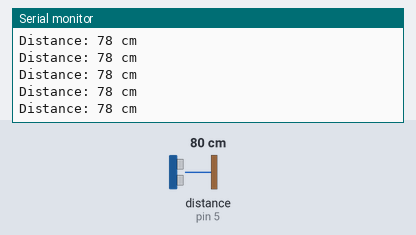
Bench run of a sketch on a simulated Arduino Nano, built with avr-gcc and run on an emulated ATmega328P. Parts: the last lines printed to the serial monitor. Wiring (inferred from the names in the program): ultrasonic range finder: trigger pin 4; echo pin 5. The test bench sets the inputs (shaded band); at power-on: distance to the obstacle (sensor on pin 5) 80 cm. The echo pulse lasts 58.3 µs per cm.

Above: at 1.2 s.
1.3 s: distance to the obstacle (sensor on pin 5) set to 12 cm
At 2.4 s:
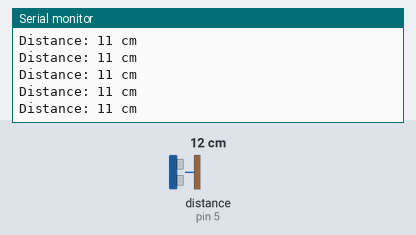
4.3 s: distance to the obstacle (sensor on pin 5) set to 9 cm
At 5.3 s:
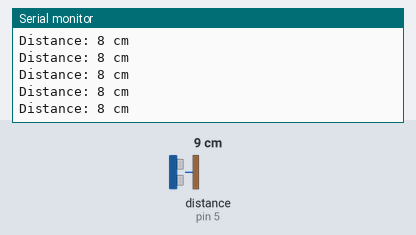
Timing chart, 0 to 7.3 s (numbered marks = the images above; inputs shaded):
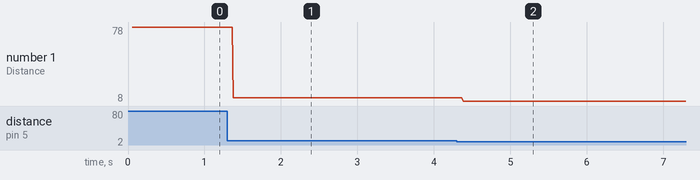

Measured:
- after the input at 1.3 s, the serial monitor: prints a new line after 0.08 s (image 1)
- after the input at 4.3 s, the serial monitor: prints a new line after 0.08 s (image 2)
- plotted number 1: 78 → 11 after the input at 1.3 s, 11 → 8 after the input at 4.3 s

The sketch:

MEH_ultrasonic_handtriggert.ino
```cpp
// ---------------------------------------------------------------- //
// Arduino Ultrasoninc Sensor HC-SR04
// Re-writed by Arbi Abdul Jabbaar
// Using Arduino IDE 1.8.7
// Using HC-SR04 Module
// Tested on 17 September 2019
// ---------------------------------------------------------------- //

#define echoPin 5 // attach pin D2 Arduino to pin Echo of HC-SR04
#define trigPin 4 //attach pin D3 Arduino to pin Trig of HC-SR04

// defines variables
long duration; // variable for the duration of sound wave travel
int distance; // variable for the distance measurement

void setup() {
  pinMode(trigPin, OUTPUT); // Sets the trigPin as an OUTPUT
  pinMode(echoPin, INPUT); // Sets the echoPin as an INPUT
  Serial.begin(9600); // // Serial Communication is starting with 9600 of baudrate speed
  Serial.println("Ultrasonic Sensor HC-SR04 Test"); // print some text in Serial Monitor
  Serial.println("with Arduino NANO");
}
void loop() {
  // Clears the trigPin condition
  digitalWrite(trigPin, LOW);
  delayMicroseconds(2);

  // Sets the trigPin HIGH (ACTIVE) for 10 microseconds
  digitalWrite(trigPin, HIGH);
  delayMicroseconds(10);
  digitalWrite(trigPin, LOW);

  // Reads the echoPin, returns the sound wave travel time in microseconds
  duration = pulseIn(echoPin, HIGH);

  // Calculating the distance
  distance = duration * 0.034 / 2; // Speed of sound wave divided by 2 (go and back)

  // Displays the distance on the Serial Monitor for troubleshooting
  Serial.print("Distance: ");
  Serial.print(distance);
  Serial.println(" cm");

  if(distance<10)
  {
    //ADD IN CODE TO TRIGGER BLINDS
  }
}
```
